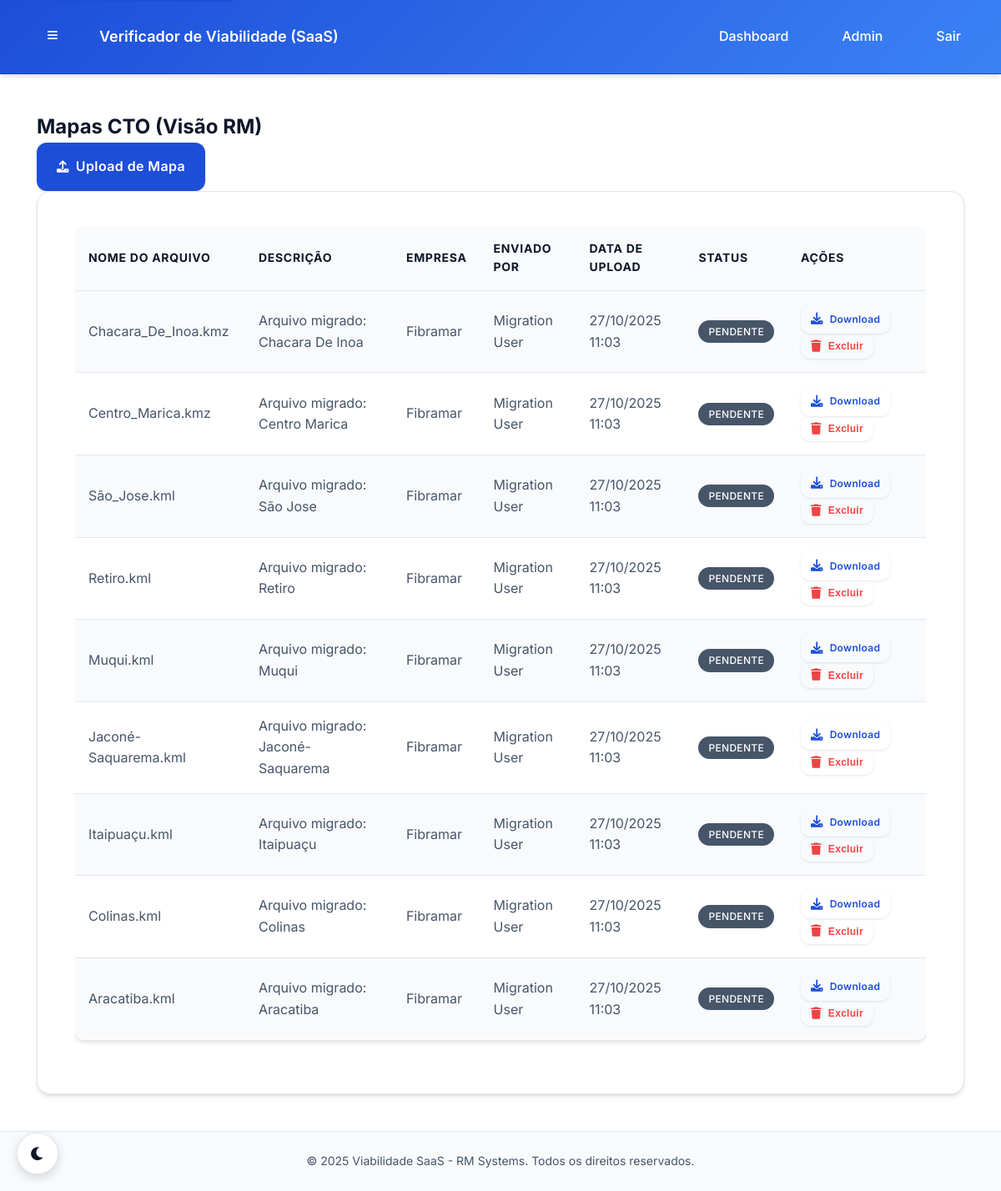
Before: /rm/mapas/ (signed in) with the older database file.
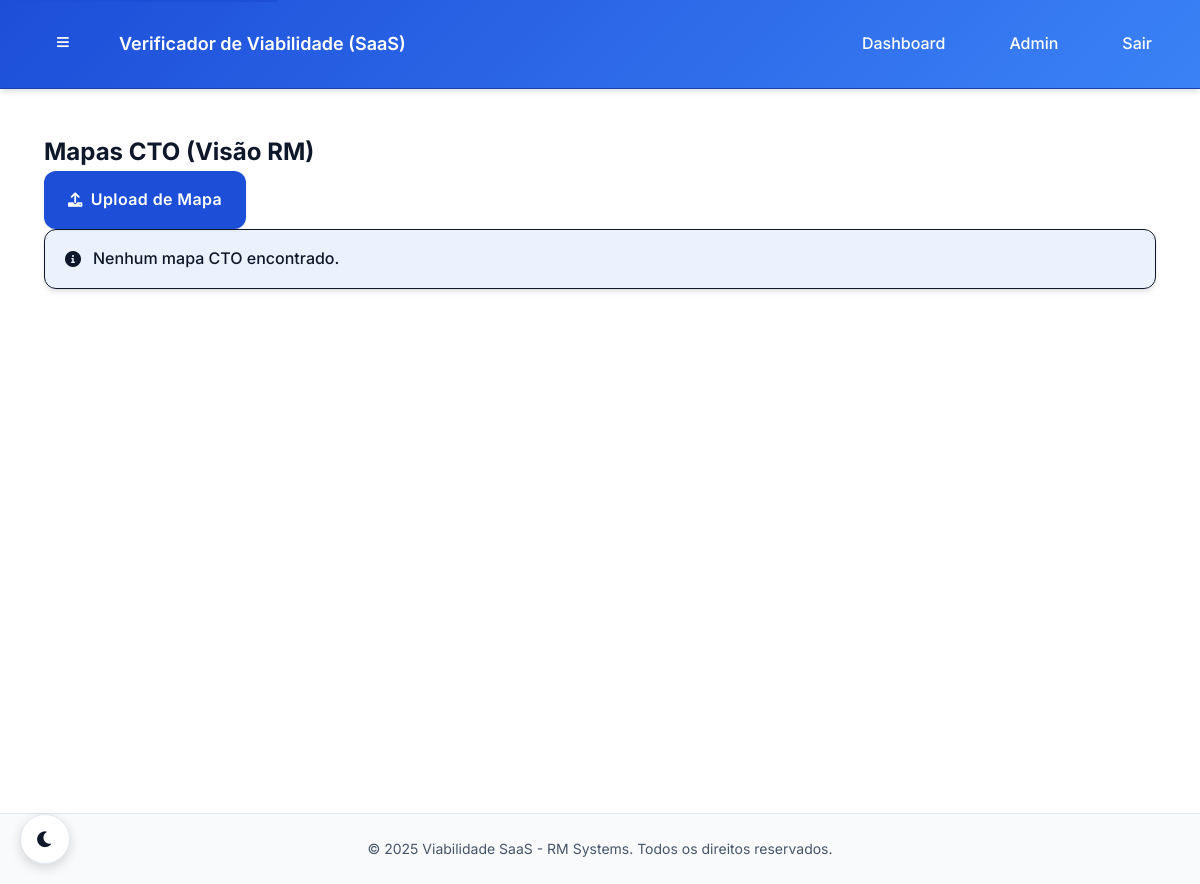
After: the same page with the newer database file.
### core/models.py (models this page shows, shortened)
class CTOMapFile(models.Model):
    FILE_TYPES = [
        ('kml', 'KML'),
        ('kmz', 'KMZ'),
        ('csv', 'CSV'),
        ('xls', 'XLS'),
        ('xlsx', 'XLSX'),
    ]
    PROCESSING_STATUS = [
        ('pending', 'Pendente'),
        ('processing', 'Processando'),
        ('completed', 'Concluído'),
        ('failed', 'Falhou'),
    ]
    file = models.FileField(upload_to="cto_maps/", verbose_name="Arquivo")
    description = models.CharField(max_length=255, blank=True, verbose_name="Descrição")
    file_type = models.CharField(max_length=10, choices=FILE_TYPES, default='csv', verbose_name="Tipo de Arquivo")
    company = models.ForeignKey(
        Company,
        on_delete=models.CASCADE,
        related_name='cto_maps',
        verbose_name="Empresa"
    )
    uploaded_by = models.ForeignKey(
        CustomUser,
        on_delete=models.CASCADE,
        related_name='uploaded_maps',
        verbose_name="Enviado por"
    )
    uploaded_at = models.DateTimeField(auto_now_add=True, verbose_name="Enviado em")
    processing_status = models.CharField(
        max_length=20,
        choices=PROCESSING_STATUS,
        default='pending',
        verbose_name="Status de Processamento"
    )
    is_processed = models.BooleanField(default=False, verbose_name="Processado")
    processed_at = models.DateTimeField(null=True, blank=True, verbose_name="Processado em")
    analysis_id = models.CharField(max_length=100, blank=True, verbose_name="ID da Análise")
    viability_score = models.IntegerField(null=True, blank=True, verbose_name="Score de Viabilidade")
    processing_time = models.FloatField(null=True, blank=True, verbose_name="Tempo de Processamento (s)")
    analysis_results = models.JSONField(default=dict, blank=True, verbose_name="Resultados da Análise")
    issues_found = models.JSONField(default=list, blank=True, verbose_name="Problemas Encontrados")
    recommendations = models.JSONField(default=list, blank=True, verbose_name="Recomendações")
    file_size = models.BigIntegerField(null=True, blank=True, verbose_name="Tamanho do Arquivo (bytes)")
    coordinates_count = models.IntegerField(null=True, blank=True, verbose_name="Número de Coordenadas")
    updated_at = models.DateTimeField(auto_now=True, verbose_name="Atualizado em")
    class Meta:
        verbose_name = "Mapa CTO"
        verbose_name_plural = "Mapas CTO"
        ordering = ['-uploaded_at']
        indexes = [
            models.Index(fields=['company', 'processing_status']),
            models.Index(fields=['uploaded_by', 'uploaded_at']),
            models.Index(fields=['file_type', 'is_processed']),
        ]
    @property
    def file_name(self):
        return os.path.basename(self.file.name) if self.file else ""

class Company(models.Model):
    name = models.CharField(max_length=200, verbose_name="Nome da Empresa")
    slug = models.SlugField(max_length=200, unique=True, verbose_name="Slug", help_text="URL amigável para a empresa")
    cnpj = models.CharField(max_length=18, unique=True, verbose_name="CNPJ")
    email = models.EmailField(verbose_name="E-mail da Empresa")
    phone = models.CharField(max_length=20, blank=True, verbose_name="Telefone")
    address = models.TextField(blank=True, verbose_name="Endereço")
    is_active = models.BooleanField(default=True, verbose_name="Ativa")
    created_at = models.DateTimeField(auto_now_add=True, verbose_name="Criada em")
    updated_at = models.DateTimeField(auto_now=True, verbose_name="Atualizada em")
    class Meta:
        verbose_name = "Empresa"
        verbose_name_plural = "Empresas"
        ordering = ['name']

class CustomUser(AbstractUser):
    USER_ROLES = [
        ('RM', 'Administrador RM'),  # Você e o Bone
        ('COMPANY_ADMIN', 'Administrador da Empresa'),  # Admin da empresa cliente
        ('COMPANY_USER', 'Usuário da Empresa'),  # Usuário comum da empresa
    ]
    role = models.CharField(
        max_length=20,
        choices=USER_ROLES,
        default='COMPANY_USER',
        verbose_name="Função"
    )
    company = models.ForeignKey(
        Company,
        on_delete=models.CASCADE,
        null=True,
        blank=True,
        related_name='users',
        verbose_name="Empresa"
    )
    phone = models.CharField(max_length=20, blank=True, verbose_name="Telefone")
    created_at = models.DateTimeField(auto_now_add=True, verbose_name="Criado em")
    updated_at = models.DateTimeField(auto_now=True, verbose_name="Atualizado em")
    class Meta:
        verbose_name = "Usuário"
        verbose_name_plural = "Usuários"
    @property
    def is_rm_admin(self):
        return self.role == 'RM' or self.is_superuser
    @property
    def is_company_admin(self):
        return self.role == 'COMPANY_ADMIN'
    def get_full_name(self):
        if self.first_name and self.last_name:
            return f"{self.first_name} {self.last_name}"
        return self.username

### core/views.py (the view)
@login_required
@rm_admin_required
def rm_map_list(request):
    company_slug = request.GET.get('company')
    maps = CTOMapFile.objects.all().select_related('company', 'uploaded_by').order_by('-uploaded_at')
    if company_slug:
        maps = maps.filter(company__slug=company_slug)
    return render(request, 'rm/maps/list.html', {'maps': maps})

### core/permissions.py (called while the page is built)
def is_rm_admin(user):
    return user.is_authenticated and user.is_rm_admin

### templates/rm/maps/list.html (shortened to what this page needs)
{% extends 'base.html' %}
{% block content %}
<div class="container-fluid">
    <div class="row">
        <div class="col-12">
            <div class="d-flex justify-content-between align-items-center mb-4">
                <h2>Mapas CTO (Visão RM)</h2>
                <a href="{% url 'rm:map_by_company' %}" class="btn btn-primary">
                    <i class="fas fa-upload"></i> Upload de Mapa
                </a>
            </div>
            {% if maps %}
            <div class="card">
                <div class="card-body">
                    <div class="table-responsive">
                        <table class="table table-striped">
                            <thead>
                                <tr>
                                    <th>Nome do Arquivo</th>
                                    <th>Descrição</th>
                                    <th>Empresa</th>
                                    <th>Enviado por</th>
                                    <th>Data de Upload</th>
                                    <th>Status</th>
                                    <th>Ações</th>
                                </tr>
                            </thead>
                            <tbody>
                                {% for map in maps %}
                                <tr>
                                    <td>{{ map.file_name }}</td>
                                    <td>{{ map.description|default:"-" }}</td>
                                    <td>{{ map.company.name|default:"-" }}</td>
                                    <td>{{ map.uploaded_by.get_full_name|default:map.uploaded_by.username }}</td>
                                    <td>{{ map.uploaded_at|date:"d/m/Y H:i" }}</td>
                                    <td>
                                        <span class="badge {% if map.is_processed %}badge-success{% else %}badge-secondary{% endif %}">
                                            {% if map.is_processed %}Processado{% else %}Pendente{% endif %}
                                        </span>
                                    </td>
                                    <td>
                                        <a href="{% url 'rm:map_download' map.id %}" class="btn btn-sm btn-outline-primary">
                                            <i class="fas fa-download"></i> Download
                                        </a>
                                        <button type="button"
                                                class="btn btn-sm btn-outline-danger js-delete-map"
                                                data-map-id="{{ map.id }}">
                                            <i class="fas fa-trash"></i> Excluir
                                        </button>
                                    </td>
                                </tr>
                                {% endfor %}
                            </tbody>
                        </table>
                    </div>
                </div>
            </div>
            {% else %}
            <div class="alert alert-info">
                <i class="fas fa-info-circle"></i> Nenhum mapa CTO encontrado.
            </div>
            {% endif %}
        </div>
    </div>
</div>
{% endblock %}

Changed rows visible on the page:
removed CTOMapFile: file_name "Chacara_De_Inoa.kmz", description "Arquivo migrado: Chacara De Inoa", company.name "Fibramar", uploaded_by.get_full_name "Migration User", uploaded_at "27/10/2025 11:03", is_processed "PENDENTE"
removed CTOMapFile: file_name "Centro_Marica.kmz", description "Arquivo migrado: Centro Marica", company.name "Fibramar", uploaded_by.get_full_name "Migration User", uploaded_at "27/10/2025 11:03", is_processed "PENDENTE"
removed CTOMapFile: file_name "São_Jose.kml", description "Arquivo migrado: São Jose", company.name "Fibramar", uploaded_by.get_full_name "Migration User", uploaded_at "27/10/2025 11:03", is_processed "PENDENTE"
removed CTOMapFile: file_name "Retiro.kml", description "Arquivo migrado: Retiro", company.name "Fibramar", uploaded_by.get_full_name "Migration User", uploaded_at "27/10/2025 11:03", is_processed "PENDENTE"
removed CTOMapFile: file_name "Muqui.kml", description "Arquivo migrado: Muqui", company.name "Fibramar", uploaded_by.get_full_name "Migration User", uploaded_at "27/10/2025 11:03", is_processed "PENDENTE"
removed CTOMapFile: file_name "Jaconé-Saquarema.kml", description "Arquivo migrado: Jaconé-Saquarema", company.name "Fibramar", uploaded_by.get_full_name "Migration User", uploaded_at "27/10/2025 11:03", is_processed "PENDENTE"
removed CTOMapFile: file_name "Itaipuaçu.kml", description "Arquivo migrado: Itaipuaçu", company.name "Fibramar", uploaded_by.get_full_name "Migration User", uploaded_at "27/10/2025 11:03", is_processed "PENDENTE"
removed CTOMapFile: file_name "Colinas.kml", description "Arquivo migrado: Colinas", company.name "Fibramar", uploaded_by.get_full_name "Migration User", uploaded_at "27/10/2025 11:03", is_processed "PENDENTE"
removed CTOMapFile: file_name "Aracatiba.kml", description "Arquivo migrado: Aracatiba", company.name "Fibramar", uploaded_by.get_full_name "Migration User", uploaded_at "27/10/2025 11:03", is_processed "PENDENTE"
Other visible differences:
text no longer shown: "NOME DO ARQUIVO DESCRIÇÃO EMPRESA ENVIADO POR DATA DE UPLOAD STATUS AÇÕES"
text now shown: "Nenhum mapa CTO encontrado."
